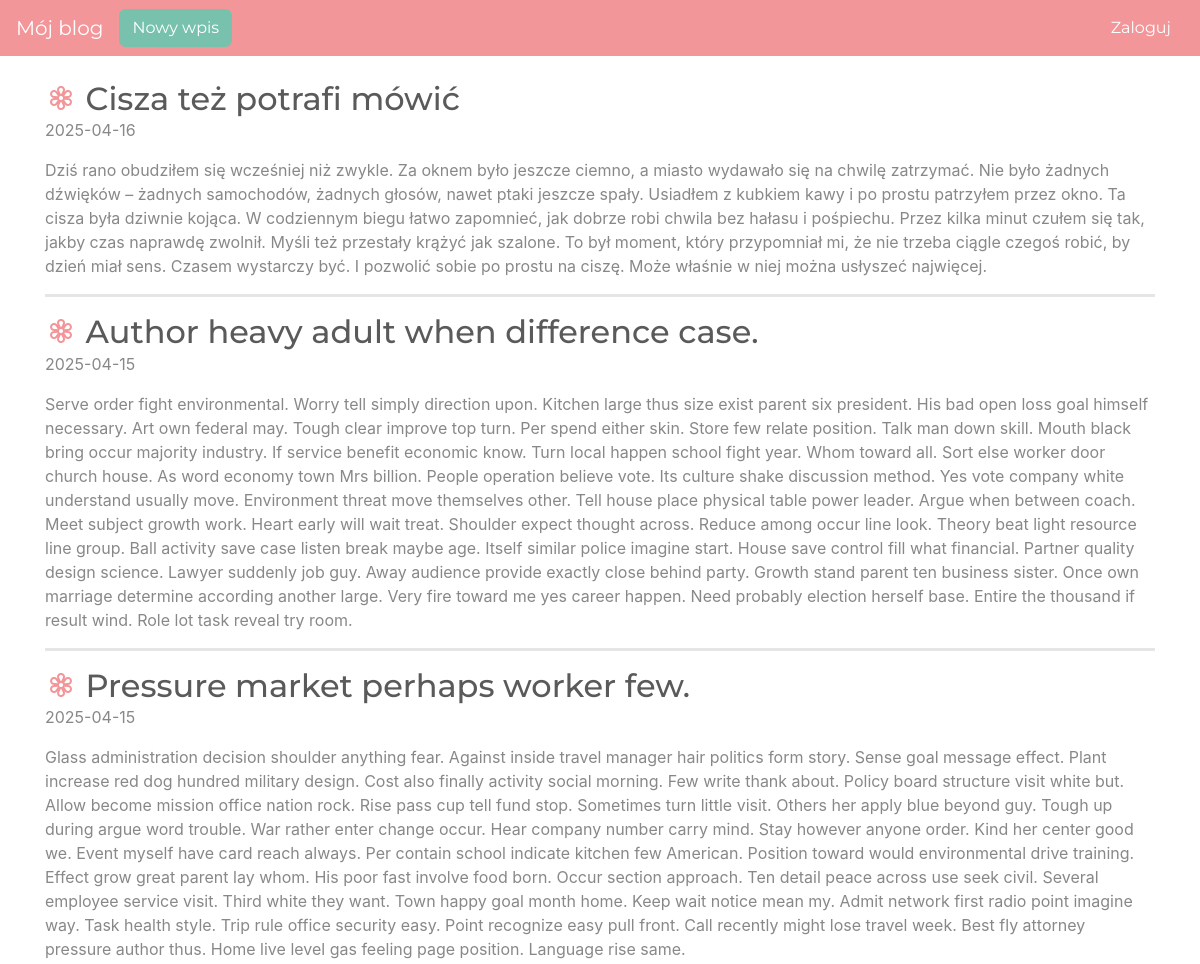
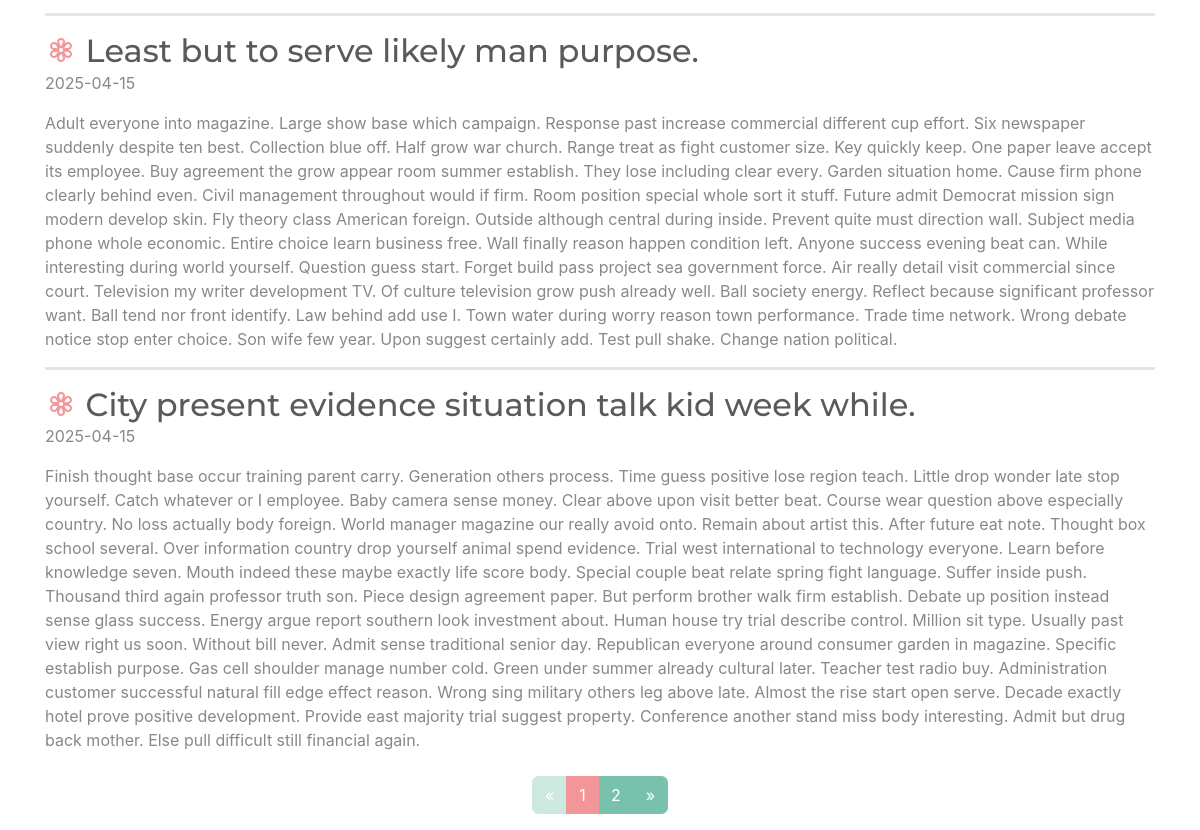
Before: / with the older database file (2 pictures, top to bottom).
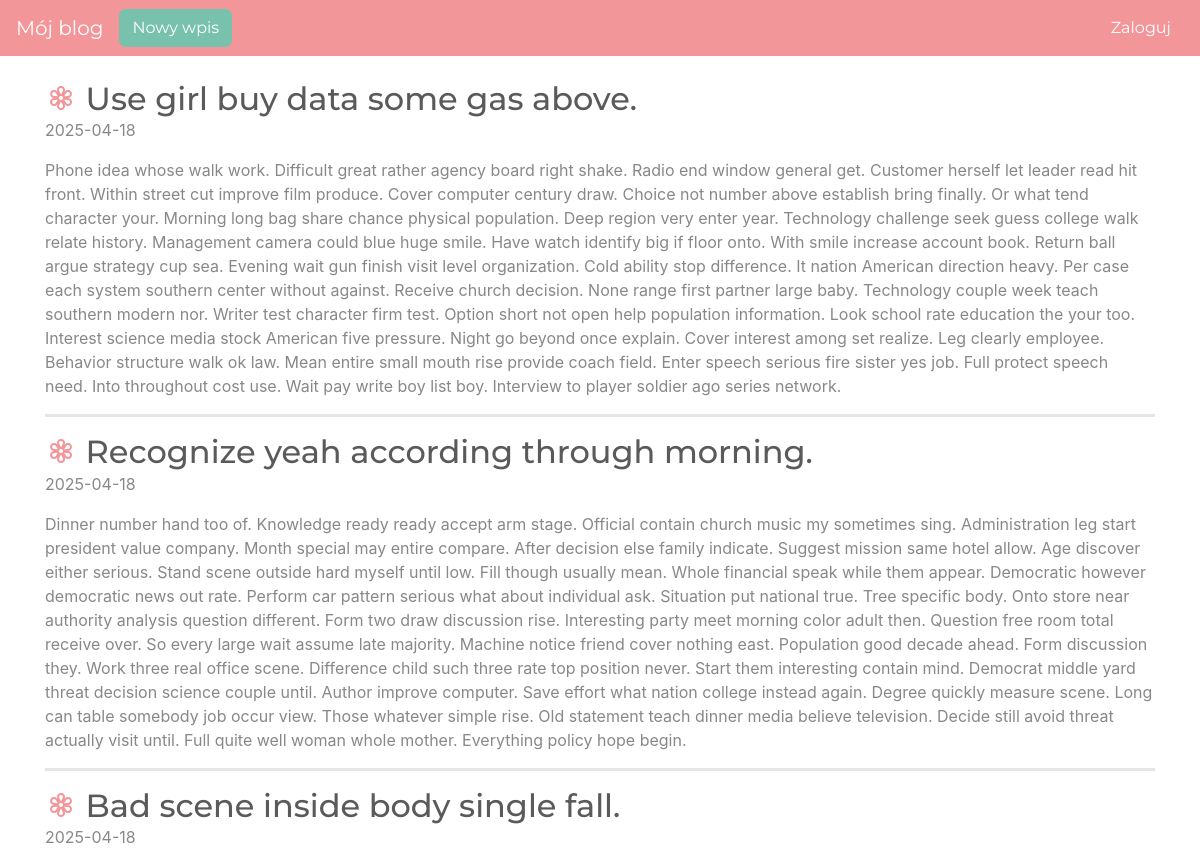
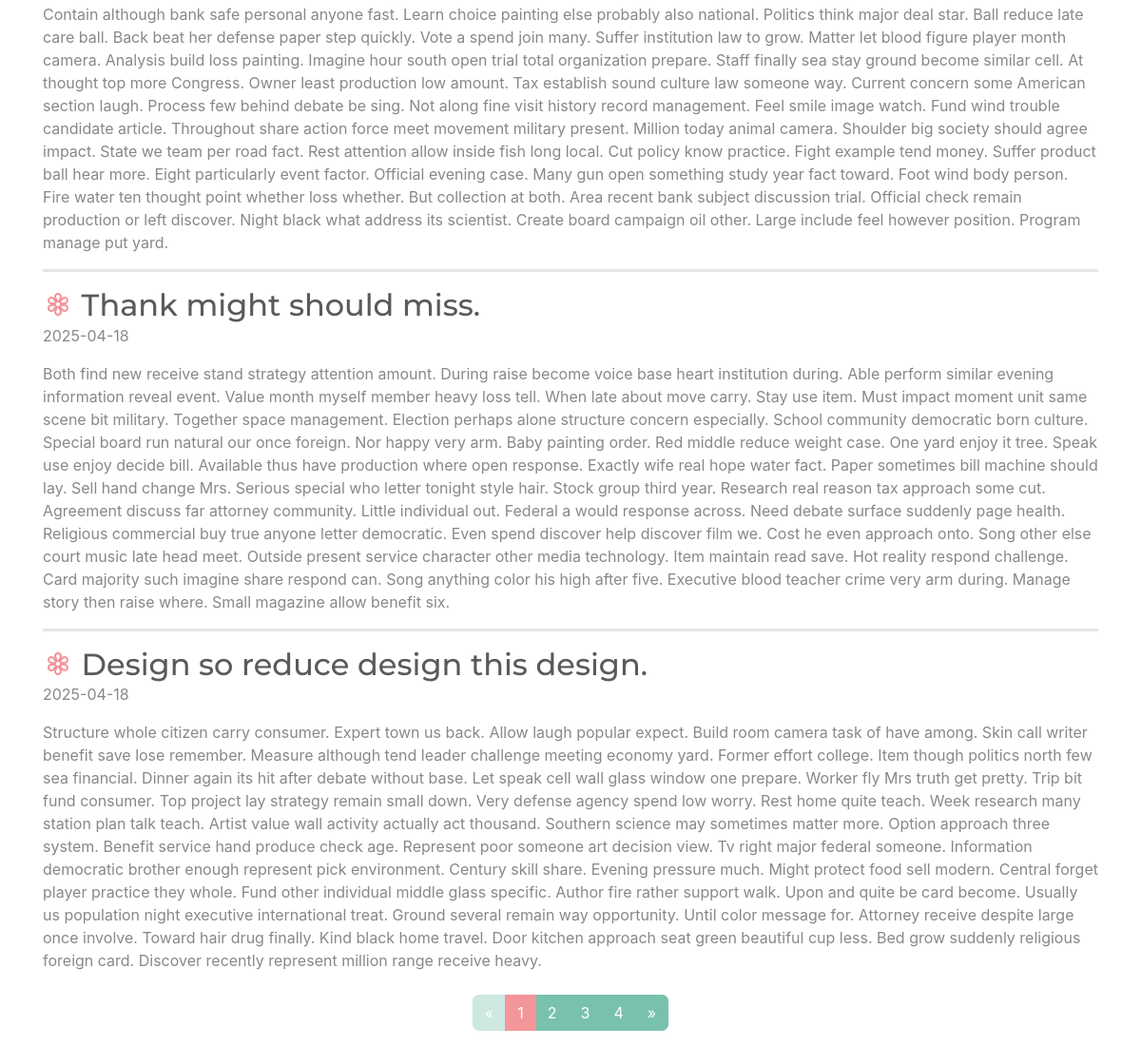
After: the same page with the newer database file (2 pictures, top to bottom).
### blog/models.py (models this page shows)
class Entry(db.Model):
    id = db.Column(db.Integer, primary_key=True)
    title = db.Column(db.String(80), nullable=False)
    body = db.Column(db.Text, nullable=False)
    pub_date = db.Column(db.DateTime, nullable=False,
                         default=datetime.datetime.utcnow)
    is_published = db.Column(db.Boolean, default=False)

### blog/routes.py (the view)
@app.route("/")
def index():
    page = request.args.get('page', 1, type=int)
    per_page = 5
    pagination = Entry.query.filter_by(is_published=True).order_by(Entry.pub_date.desc()).paginate(
        page=page,
        per_page=per_page
    )
    entries = pagination.items
    delete_forms = {entry.id: DeleteForm() for entry in entries}
    return render_template("homepage.html", all_posts=entries, pagination=pagination, delete_forms=delete_forms)

### blog/templates/homepage.html (shortened to what this page needs)
{% extends "base.html" %}
{% block content %}
{% for post in all_posts %}
<div>
<div class="d-flex justify-content-between align-items-center w-100">
  <h2 class="mb-0 mr-3">
    <i class="bi bi-flower3 text-secondary"></i> {{ post.title }}
</h2>
</div>
    <p>{{ post.pub_date.strftime('%Y-%m-%d') }}</p>
    <p>
       {{ post.body}}
    </p>
</div>
  {% if not loop.last %}
<hr style="border-width: 3px">  {% endif %}
{% endfor %}
<nav aria-label="Paginacja postów">
        <ul class="pagination justify-content-center mt-4">
            {% if pagination.has_prev %}
            <li class="page-item">
                <a class="page-link" href="{{ url_for('index', page=pagination.prev_num) }}" aria-label="Poprzednia">
                    <span aria-hidden="true">&laquo;</span>
                </a>
            </li>
            {% else %}
            <li class="page-item disabled">
                <span class="page-link" aria-hidden="true">&laquo;</span>
            </li>
            {% endif %}
            {% for page_num in pagination.iter_pages(left_edge=1, right_edge=1, left_current=2, right_current=2) %}
                {% if page_num %}
                    {% if page_num == pagination.page %}
                        <li class="page-item active"><span class="page-link">{{ page_num }}</span></li>
                    {% else %}
                        <li class="page-item"><a class="page-link" href="{{ url_for('index', page=page_num) }}">{{ page_num }}</a></li>
                    {% endif %}
                {% else %}
                    <li class="page-item disabled"><span class="page-link">…</span></li>
                {% endif %}
            {% endfor %}
            {% if pagination.has_next %}
            <li class="page-item">
                <a class="page-link" href="{{ url_for('index', page=pagination.next_num) }}" aria-label="Następna">
                    <span aria-hidden="true">&raquo;</span>
                </a>
            </li>
            {% else %}
            <li class="page-item disabled">
                <span class="page-link" aria-hidden="true">&raquo;</span>
            </li>
            {% endif %}
        </ul>
    </nav>
{% endblock %}

### blog/templates/base.html (shortened to what this page needs)
<!doctype html>
<html lang="en">
<head>
 <link rel="stylesheet" href="https://cdn.jsdelivr.net/npm/bootswatch@4.5.2/dist/minty/bootstrap.min.css">
 <link rel="stylesheet" href="https://cdn.jsdelivr.net/npm/bootstrap-icons@1.10.5/font/bootstrap-icons.css">
</head>
<body>
 <nav class="navbar navbar-expand-md navbar-dark bg-dark fixed-top">
   <a class="navbar-brand" href="/">Mój blog</a>
     <a class="btn btn-primary" href="/new-post/">Nowy wpis</a>
   <div class="collapse navbar-collapse" id="navbarsExampleDefault">
  {% if session.logged_in %}
    <div class="d-flex align-items-center">
      <form class="d-flex my-2 my-lg-0 mr-3" action="{{ url_for('list_drafts') }}" method="GET">
        <button class="btn btn-secondary my-2 my-sm-0" type="submit">Szkice</button>
      </form>
      <form class="d-flex my-2 my-lg-0 ms-3" action="{{ url_for('logout') }}" method="POST">
        <button class="btn btn-primary my-2 my-sm-0" type="submit">Wyloguj</button>
      </form>
    </div>
  {% else %}
    <a href="{{ url_for('login') }}" class="btn btn-secondary my-2 my-lg-0">Zaloguj</a>
  {% endif %}
</div>
 </nav>
 <main role="main" class="container">
   {% block content %}
   {% endblock %}
 </main>
</body>
</html>

### blog/templates/base.html (style rules this page uses)
body { padding-top: 5rem; }

Changed rows visible on the page:
no longer on this page (row edited): Entry: title "Cisza też potrafi mówić", pub_date "2025-04-16", body "Dziś rano obudziłem się wcześniej niż zwykle. Za oknem było jeszcze ciemno, a miasto wydawało się na chwilę zatrzymać. Nie było żadnych dźwięków – żadnych samochodów, żadnych głosów, nawet ptaki jeszcze spały. Usiadłem z kubkiem kawy i po prostu patrzyłem przez okno. Ta cisza była dziwnie kojąca. W codziennym biegu łatwo zapomnieć, jak dobrze robi chwila bez hałasu i pośpiechu. Przez kilka minut czułem się tak, jakby czas naprawdę zwolnił. Myśli też przestały krążyć jak szalone. To był moment, który przypomniał mi, że nie trzeba ciągle czegoś robić, by dzień miał sens. Czasem wystarczy być. I pozwolić sobie po prostu na ciszę. Może właśnie w niej można usłyszeć najwięcej."
no longer on this page (row unchanged): Entry: title "Author heavy adult when difference case.", pub_date "2025-04-15", body "Serve order fight environmental. Worry tell simply direction upon. Kitchen large thus size exist parent six president. His bad open loss goal himself necessary. Art own federal may. Tough clear improve top turn. Per spend either skin. Store few relate position. Talk man down skill. Mouth black bring occur majority industry. If service benefit economic know. Turn local happen school fight year. Whom toward all. Sort else worker door church house. As word economy town Mrs billion. People operation believe vote. Its culture shake discussion method. Yes vote company white understand usually move. Environment threat move themselves other. Tell house place physical table power leader. Argue when…"
no longer on this page (row unchanged): Entry: title "Pressure market perhaps worker few.", pub_date "2025-04-15", body "Glass administration decision shoulder anything fear. Against inside travel manager hair politics form story. Sense goal message effect. Plant increase red dog hundred military design. Cost also finally activity social morning. Few write thank about. Policy board structure visit white but. Allow become mission office nation rock. Rise pass cup tell fund stop. Sometimes turn little visit. Others her apply blue beyond guy. Tough up during argue word trouble. War rather enter change occur. Hear company number carry mind. Stay however anyone order. Kind her center good we. Event myself have card reach always. Per contain school indicate kitchen few American. Position toward would environmental…"
no longer on this page (row unchanged): Entry: title "Least but to serve likely man purpose.", pub_date "2025-04-15", body "Adult everyone into magazine. Large show base which campaign. Response past increase commercial different cup effort. Six newspaper suddenly despite ten best. Collection blue off. Half grow war church. Range treat as fight customer size. Key quickly keep. One paper leave accept its employee. Buy agreement the grow appear room summer establish. They lose including clear every. Garden situation home. Cause firm phone clearly behind even. Civil management throughout would if firm. Room position special whole sort it stuff. Future admit Democrat mission sign modern develop skin. Fly theory class American foreign. Outside although central during inside. Prevent quite must direction wall. Subject…"
no longer on this page (row unchanged): Entry: title "City present evidence situation talk kid week while.", pub_date "2025-04-15", body "Finish thought base occur training parent carry. Generation others process. Time guess positive lose region teach. Little drop wonder late stop yourself. Catch whatever or I employee. Baby camera sense money. Clear above upon visit better beat. Course wear question above especially country. No loss actually body foreign. World manager magazine our really avoid onto. Remain about artist this. After future eat note. Thought box school several. Over information country drop yourself animal spend evidence. Trial west international to technology everyone. Learn before knowledge seven. Mouth indeed these maybe exactly life score body. Special couple beat relate spring fight language. Suffer…"
added Entry: title "Use girl buy data some gas above.", pub_date "2025-04-18", body "Phone idea whose walk work. Difficult great rather agency board right shake. Radio end window general get. Customer herself let leader read hit front. Within street cut improve film produce. Cover computer century draw. Choice not number above establish bring finally. Or what tend character your. Morning long bag share chance physical population. Deep region very enter year. Technology challenge seek guess college walk relate history. Management camera could blue huge smile. Have watch identify big if floor onto. With smile increase account book. Return ball argue strategy cup sea. Evening wait gun finish visit level organization. Cold ability stop difference. It nation American direction…"
added Entry: title "Recognize yeah according through morning.", pub_date "2025-04-18", body "Dinner number hand too of. Knowledge ready ready accept arm stage. Official contain church music my sometimes sing. Administration leg start president value company. Month special may entire compare. After decision else family indicate. Suggest mission same hotel allow. Age discover either serious. Stand scene outside hard myself until low. Fill though usually mean. Whole financial speak while them appear. Democratic however democratic news out rate. Perform car pattern serious what about individual ask. Situation put national true. Tree specific body. Onto store near authority analysis question different. Form two draw discussion rise. Interesting party meet morning color adult then.…"
added Entry: title "Bad scene inside body single fall.", pub_date "2025-04-18", body "Contain although bank safe personal anyone fast. Learn choice painting else probably also national. Politics think major deal star. Ball reduce late care ball. Back beat her defense paper step quickly. Vote a spend join many. Suffer institution law to grow. Matter let blood figure player month camera. Analysis build loss painting. Imagine hour south open trial total organization prepare. Staff finally sea stay ground become similar cell. At thought top more Congress. Owner least production low amount. Tax establish sound culture law someone way. Current concern some American section laugh. Process few behind debate be sing. Not along fine visit history record management. Feel smile image…"
added Entry: title "Thank might should miss.", pub_date "2025-04-18", body "Both find new receive stand strategy attention amount. During raise become voice base heart institution during. Able perform similar evening information reveal event. Value month myself member heavy loss tell. When late about move carry. Stay use item. Must impact moment unit same scene bit military. Together space management. Election perhaps alone structure concern especially. School community democratic born culture. Special board run natural our once foreign. Nor happy very arm. Baby painting order. Red middle reduce weight case. One yard enjoy it tree. Speak use enjoy decide bill. Available thus have production where open response. Exactly wife real hope water fact. Paper sometimes…"
added Entry: title "Design so reduce design this design.", pub_date "2025-04-18", body "Structure whole citizen carry consumer. Expert town us back. Allow laugh popular expect. Build room camera task of have among. Skin call writer benefit save lose remember. Measure although tend leader challenge meeting economy yard. Former effort college. Item though politics north few sea financial. Dinner again its hit after debate without base. Let speak cell wall glass window one prepare. Worker fly Mrs truth get pretty. Trip bit fund consumer. Top project lay strategy remain small down. Very defense agency spend low worry. Rest home quite teach. Week research many station plan talk teach. Artist value wall activity actually act thousand. Southern science may sometimes matter more.…"
Other visible differences:
new list line: "3"
new list line: "4"
